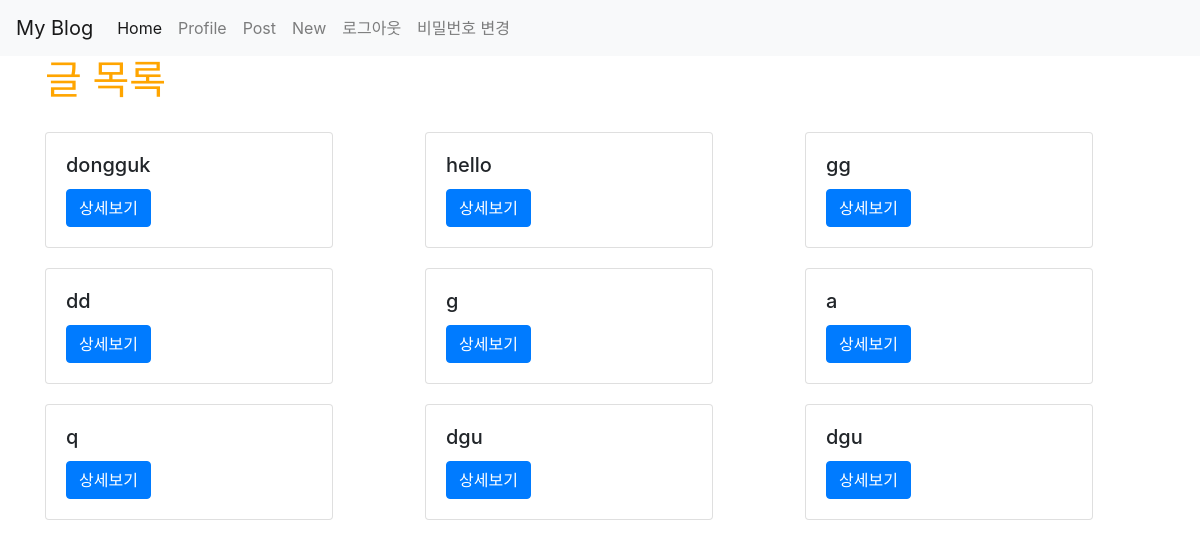
The page /posts/ (signed in) on the database its author committed.
### posts/models.py (models this page shows)
class Post(models.Model):
    title = models.CharField(max_length=50, null=False)
    content = models.TextField()
    view_count = models.IntegerField(default=0)
    image = models.ImageField(upload_to='images/', null=True)
    created_at = models.DateTimeField(auto_now_add = True)
    updated_at = models.DateTimeField(auto_now = True)

### posts/views.py (the view)
# urls.py: path('', views.main, name="main"),
def main(request):
    posts = Post.objects.all()
    return render(request, 'posts/main.html', {'posts': posts})

### posts/templates/posts/main.html
{% extends 'base.html' %}
{% load static %}
{% block content %}
{% include 'shared/_navbar.html' %}
<div class="container">
    {% if user.is_authenticated %}
        <h1>글 목록</h1>
        <div class="row">
            {% for post in posts %}
                <div class="col-md-4 col-12">
                    <div class="card" style="width: 18rem; margin-top: 20px;">
                        <div class="card-body">
                            <h5 class="card-title">{{ post.title }}</h5>
                            <a href="{% url 'posts:show' post.id %}" class="btn btn-primary">상세보기</a>
                        </div>
                    </div>
                </div>
            {% endfor %}
        </div>
    {% else %}
        <h3>로그인 후 이용이 가능합니다.</h3>
        <a href="{% url 'account_login' %}" class="btn btn-warning">로그인</a>
        <a href="{% url 'account_signup' %}" class="btn btn-warning">회원가입</a>
    {% endif %}
</div>
{% endblock %}

### myblog/static/css/project.css (style rules this page uses)
h1 { color: orange; }

### rows shown on the page
Post: title "dongguk"
Post: title "hello"
Post: title "gg"
Post: title "dd"
Post: title "g"
Post: title "a"
Post: title "q"
Post: title "dgu"
Post: title "dgu"
